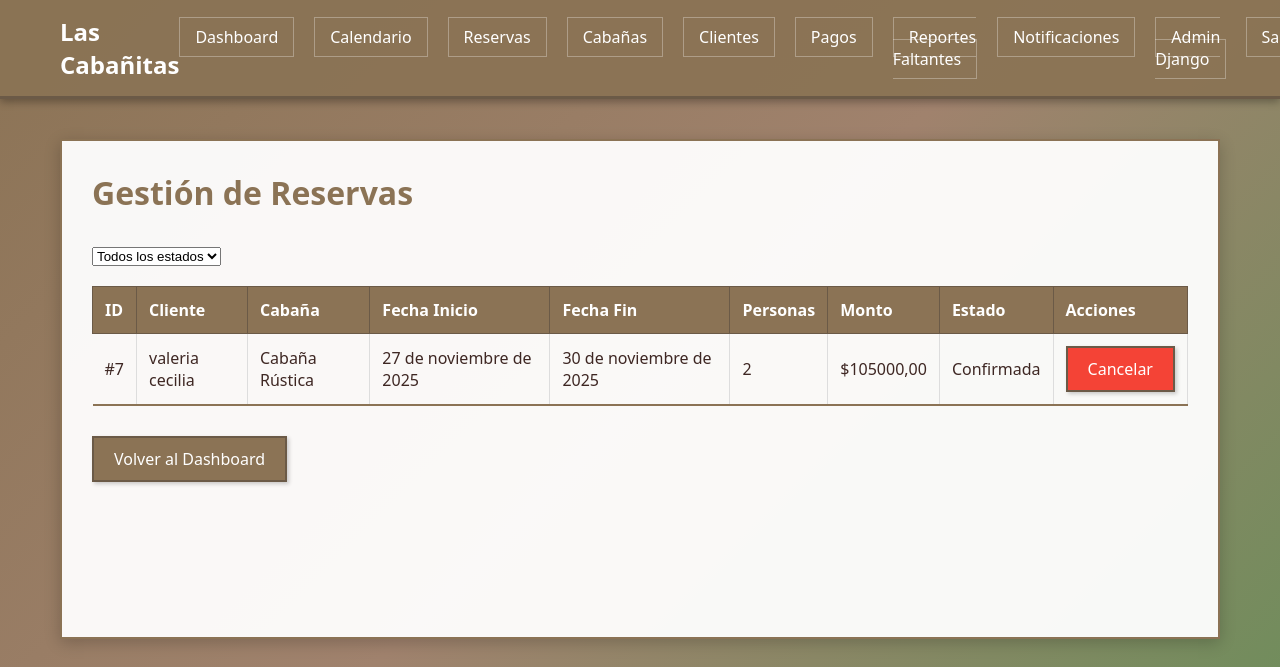
The app's page /administrador/reservas/ (signed in) with its own data.
### gestion/models.py (models this page shows, shortened)
class Reserva(models.Model):
    ESTADOS = [
        ('pendiente', 'Pendiente'),
        ('confirmada', 'Confirmada'),
        ('cancelada', 'Cancelada'),
        ('completada', 'Completada'),
    ]
    idReserva = models.AutoField(primary_key=True)
    cliente = models.ForeignKey(Cliente, on_delete=models.CASCADE, related_name='reservas')
    cabaña = models.ForeignKey(Cabaña, on_delete=models.CASCADE, related_name='reservas')
    fechaInicio = models.DateField()
    fechaFin = models.DateField()
    numPersonas = models.IntegerField()
    estado = models.CharField(max_length=20, choices=ESTADOS, default='pendiente')
    montoCotizado = models.DecimalField(max_digits=10, decimal_places=2)
    comentarios = models.TextField(blank=True)
    fechaCreacion = models.DateTimeField(auto_now_add=True)
    confirmacion_cliente = models.BooleanField(default=False, verbose_name='Confirmación Cliente')
    fecha_confirmacion = models.DateTimeField(null=True, blank=True, verbose_name='Fecha Confirmación')
    class Meta:
        db_table = 'reserva'
        verbose_name = "Reserva"
        verbose_name_plural = "Reservas"
        ordering = ['-fechaCreacion']

class Cliente(models.Model):
    idCliente = models.AutoField(primary_key=True)
    nombre = models.CharField(max_length=200)
    telefono = models.CharField(max_length=20)
    email = models.EmailField()
    direccion = models.TextField()
    tipoCliente = models.CharField(max_length=50, default='Regular')
    usuario = models.OneToOneField(User, on_delete=models.CASCADE, null=True, blank=True, related_name='cliente')
    class Meta:
        db_table = 'cliente'
        verbose_name = "Cliente"
        verbose_name_plural = "Clientes"

class Cabaña(models.Model):
    ESTADOS = [
        ('lista', 'Lista'),
        ('en_preparacion', 'En Preparación'),
        ('pendiente', 'Pendiente'),
        ('mantenimiento', 'En Mantenimiento'),
        ('disponible', 'Disponible'),  # Mantener para compatibilidad
        ('ocupada', 'Ocupada'),
        ('reservada', 'Reservada'),
    ]
    idCabaña = models.AutoField(primary_key=True)
    nombre = models.CharField(max_length=100)
    capacidad = models.IntegerField()
    estado = models.CharField(max_length=20, choices=ESTADOS, default='disponible')
    precioNoche = models.DecimalField(max_digits=10, decimal_places=2)
    class Meta:
        db_table = 'cabana'
        verbose_name = "Cabaña"
        verbose_name_plural = "Cabañas"

### gestion/views.py (the view)
# urls.py: path('administrador/reservas/', views.gestion_reservas, name='gestion_reservas'),
@administrador_required
def gestion_reservas(request):
    estado_filtro = request.GET.get('estado', '')
    reservas = Reserva.objects.all().order_by('-fechaCreacion')
    if estado_filtro:
        reservas = reservas.filter(estado=estado_filtro)
    return render(request, 'admin/gestion_reservas.html', {
        'reservas': reservas,
        'estado_filtro': estado_filtro
    })

### gestion/templates/admin/gestion_reservas.html (shortened to what this page needs)
{% extends 'base.html' %}
{% block content %}
<h1 class="page-title">Gestión de Reservas</h1>
<div class="mb-20">
    <form method="get" class="inline-block-form">
        <select name="estado" onchange="this.form.submit()">
            <option value="">Todos los estados</option>
        </select>
    </form>
</div>
{% if reservas %}
    <table>
        <thead>
            <tr>
                <th>ID</th>
                <th>Cliente</th>
                <th>Cabaña</th>
                <th>Fecha Inicio</th>
                <th>Fecha Fin</th>
                <th>Personas</th>
                <th>Monto</th>
                <th>Estado</th>
                <th>Acciones</th>
            </tr>
        </thead>
        <tbody>
            {% for reserva in reservas %}
            <tr>
                <td>#{{ reserva.idReserva }}</td>
                <td>{{ reserva.cliente.nombre }}</td>
                <td>{{ reserva.cabaña.nombre }}</td>
                <td>{{ reserva.fechaInicio }}</td>
                <td>{{ reserva.fechaFin }}</td>
                <td>{{ reserva.numPersonas }}</td>
                <td>${{ reserva.montoCotizado }}</td>
                <td>{{ reserva.get_estado_display }}</td>
                <td>
                    {% if reserva.estado == 'pendiente' %}
                        <a href="{% url 'aprobar_reserva' reserva.idReserva %}" class="btn btn-success">Aprobar</a>
                        <a href="{% url 'cancelar_reserva' reserva.idReserva %}" class="btn btn-danger">Cancelar</a>
                    {% elif reserva.estado == 'confirmada' %}
                        <a href="{% url 'cancelar_reserva' reserva.idReserva %}" class="btn btn-danger">Cancelar</a>
                    {% endif %}
                </td>
            </tr>
            {% endfor %}
        </tbody>
    </table>
{% else %}
    <div class="card">
        <p>No hay reservas con el filtro seleccionado.</p>
    </div>
{% endif %}
<div class="mt-30">
    <a href="{% url 'dashboard_admin' %}" class="btn">Volver al Dashboard</a>
</div>
{% endblock %}

### gestion/static/css/style.css (style rules this page uses)
* { margin: 0; padding: 0; box-sizing: border-box; }
body { font-family: 'Segoe UI', Tahoma, Geneva, Verdana, sans-serif; background: linear-gradient(135deg, #8B7355 0%, #A0826D 50%, #6B8E5A 100%); min-height: 100vh; color: #3E2723; }
.btn { display: inline-block; padding: 10px 20px; background: #8B7355; color: white; text-decoration: none; border-radius: 0; border: 2px solid #6B5A47; cursor: pointer; transition: all 0.3s; box-shadow: 2px 2px 4px rgba(0,0,0,0.2); }
.btn-danger { background: #f44336; }
table { width: 100%; border-collapse: collapse; margin-top: 20px; }
table th, table td { padding: 12px; text-align: left; border-bottom: 2px solid #8B7355; border-right: 1px solid #ddd; }
table th { background: #8B7355; color: white; border: 1px solid #6B5A47; }
.content h1 { color: #8B7355; margin-bottom: 30px; }
.page-title { color: #8B7355; margin-bottom: 30px; }
.mt-30 { margin-top: 30px; }
.inline-block-form { display: inline-block; }

### records on screen
Reserva: idReserva "7", cliente.nombre "valeria cecilia", cabaña.nombre "Cabaña Rústica", fechaInicio "27 de noviembre de 2025", fechaFin "30 de noviembre de 2025", numPersonas "2", montoCotizado "105000,00", estado "Confirmada", shows "Cancelar"
